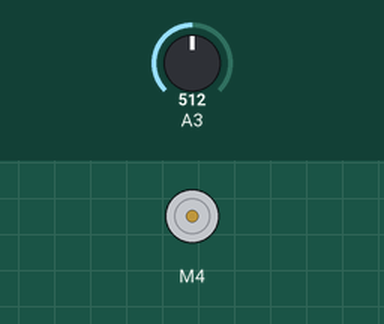
This sketch was run on a simulated Arduino Uno, built with avr-gcc and run on an emulated ATmega328P. Shown: DC motor (green arrow = forward, orange = backward, longer = faster). Inputs (shaded band) come from the test bench; at power-on: A3 = 512. What the sketch prints to the serial monitor is not drawn.

Above: at 10.1 s.
Timing chart, 0 to 19.6 s (numbered marks = the images above):
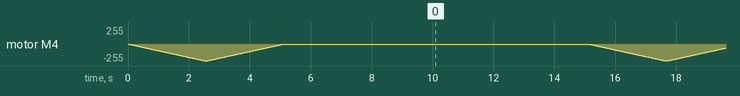

The sketch:

code.ino
```cpp
#include <AFMotor.h>

AF_DCMotor motor(4);

void setup() {

  Serial.begin(9600);//enable serial monitor
  motor.setSpeed(50);
    motor.run(RELEASE);
}
void loop() {
  uint8_t i;
  int value = analogRead(A3);//read value
  Serial.print("Value : ");
  Serial.println(value);
  if (value <= 500) {//check condition
    // Turn on motor
    for(i=1;i<=5;i++)
    {
    motor.run(FORWARD);
    }
    // Accelerate from zero to maximum speed
    for (i=0; i<255; i++)
    {
        motor.setSpeed(i);
        delay(10);
    }
  for (i=255; i!=0; i--)
    {
        motor.setSpeed(i);
        delay(10);
    }
    Serial.print("Heavy rain  LED on ");
  delay(10000);

  }
  else {
    motor.run(BACKWARD);

    // Accelerate from zero to maximum speed
    for (i=0; i<255; i++)
    {
        motor.setSpeed(i);
        delay(10);
    }

    // Decelerate from maximum speed to zero
    for (i=255; i!=0; i--)
    {
        motor.setSpeed(i);
        delay(10);
    }

    // Now turn off motor
    motor.run(RELEASE);
  delay(10);

  }
  delay(10000);
}
```
